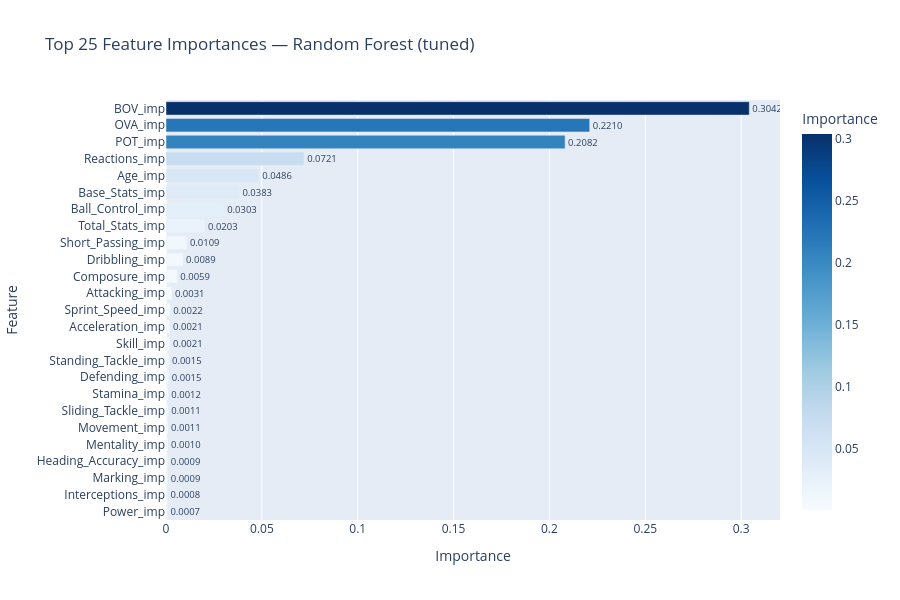

Notebook source saved alongside this figure:
### Markdown cell above
<a class="anchor" id="9"></a>

# **9. Feature Importance**

[Back to TOC](#toc)

Random Forest and GBT both expose `featureImportances`. We use the tuned RF model here as it provides stable importance estimates across trees.

### Code cell
best_rf_model = cv_model_rf.bestModel.stages[-1]  # RandomForestRegressionModel

# Reconstruct feature names after OHE
ohe_feature_names = []
for c in categorical_features:
    # The OHE stage index within the pipeline
    ohe_stage_idx = len(
        [sql_clean, ContractFeatureEngineer(), NPositionsEngineer(), LogTargetTransformer()]
    ) + len(indexers) + categorical_features.index(c)
    ohe_model = cv_model_rf.bestModel.stages[ohe_stage_idx]
    n_cats = ohe_model.categorySizes[0] - 1
    ohe_feature_names += [f"{c}_{i}" for i in range(n_cats)]

feature_names = imputed_numeric + ohe_feature_names

importances = best_rf_model.featureImportances.toArray()
min_len = min(len(feature_names), len(importances))

feat_imp_df = pd.DataFrame({
    "Feature":    feature_names[:min_len],
    "Importance": importances[:min_len]
}).sort_values("Importance", ascending=False).head(25)

fig = px.bar(
    feat_imp_df,
    x="Importance", y="Feature",
    orientation="h",
    title="Top 25 Feature Importances — Random Forest (tuned)",
    color="Importance", color_continuous_scale="Blues",
    text="Importance"
)
fig.update_traces(texttemplate='%{text:.4f}', textposition='outside')
fig.update_layout(yaxis={'categoryorder': 'total ascending'}, height=600)
fig.show()

### Figure 1 — Plotly figure (JSON) as saved in the notebook; plotly's stock layout.template omitted (floating-point values rounded to 4 significant figures)
{"data": [{"hovertemplate": "Importance=%{marker.color}<br>Feature=%{y}<extra></extra>", "legendgroup": "", "marker": {"color": [0.3042, 0.221, 0.2082, 0.07205, 0.04862, 0.03828, 0.03033, 0.02033, 0.01087, 0.008885, 0.005891, 0.003071, 0.002152, 0.00211, 0.002071, 0.001535, 0.001458, 0.001184, 0.001123, 0.001082, 0.001046, 0.0009032, 0.0008921, 0.0007983, 0.0007205], "coloraxis": "coloraxis", "pattern": {"shape": ""}}, "name": "", "orientation": "h", "showlegend": false, "text": [0.3042, 0.221, 0.2082, 0.07205, 0.04862, 0.03828, 0.03033, 0.02033, 0.01087, 0.008885, 0.005891, 0.003071, 0.002152, 0.00211, 0.002071, 0.001535, 0.001458, 0.001184, 0.001123, 0.001082, 0.001046, 0.0009032, 0.0008921, 0.0007983, 0.0007205], "textposition": "outside", "texttemplate": "%{text:.4f}", "type": "bar", "x": [0.3042, 0.221, 0.2082, 0.07205, 0.04862, 0.03828, 0.03033, 0.02033, 0.01087, 0.008885, 0.005891, 0.003071, 0.002152, 0.00211, 0.002071, 0.001535, 0.001458, 0.001184, 0.001123, 0.001082, 0.001046, 0.0009032, 0.0008921, 0.0007983, 0.0007205], "xaxis": "x", "y": ["BOV_imp", "OVA_imp", "POT_imp", "Reactions_imp", "Age_imp", "Base_Stats_imp", "Ball_Control_imp", "Total_Stats_imp", "Short_Passing_imp", "Dribbling_imp", "Composure_imp", "Attacking_imp", "Sprint_Speed_imp", "Acceleration_imp", "Skill_imp", "Standing_Tackle_imp", "Defending_imp", "Stamina_imp", "Sliding_Tackle_imp", "Movement_imp", "Mentality_imp", "Heading_Accuracy_imp", "Marking_imp", "Interceptions_imp", "Power_imp"], "yaxis": "y"}], "layout": {"barmode": "relative", "coloraxis": {"colorbar": {"title": {"text": "Importance"}}, "colorscale": [[0, "rgb(247,251,255)"], [0.125, "rgb(222,235,247)"], [0.25, "rgb(198,219,239)"], [0.375, "rgb(158,202,225)"], [0.5, "rgb(107,174,214)"], [0.625, "rgb(66,146,198)"], [0.75, "rgb(33,113,181)"], [0.875, "rgb(8,81,156)"], [1, "rgb(8,48,107)"]]}, "height": 600, "legend": {"tracegroupgap": 0}, "title": {"text": "Top 25 Feature Importances — Random Forest (tuned)"}, "xaxis": {"anchor": "y", "domain": [0, 1], "title": {"text": "Importance"}}, "yaxis": {"anchor": "x", "categoryorder": "total ascending", "domain": [0, 1], "title": {"text": "Feature"}}}}
